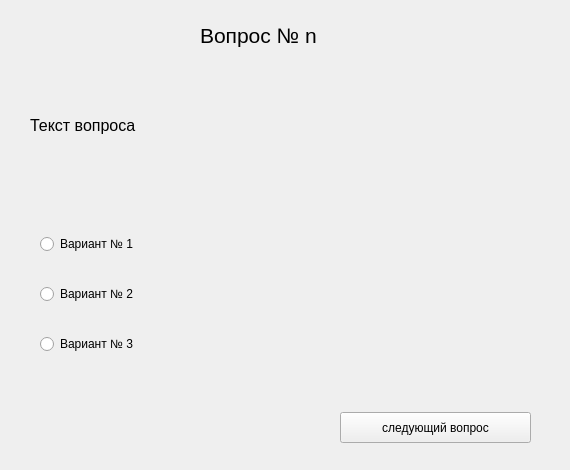
<?xml version="1.0" encoding="UTF-8"?>
<ui version="4.0">
 <class>Form</class>
 <widget class="QWidget" name="Form">
  <property name="geometry">
   <rect>
    <x>0</x>
    <y>0</y>
    <width>570</width>
    <height>470</height>
   </rect>
  </property>
  <property name="windowTitle">
   <string>Form</string>
  </property>
  <widget class="QLabel" name="label">
   <property name="geometry">
    <rect>
     <x>200</x>
     <y>10</y>
     <width>191</width>
     <height>51</height>
    </rect>
   </property>
   <property name="text">
    <string>&lt;html&gt;&lt;head/&gt;&lt;body&gt;&lt;p&gt;&lt;span style=&quot; font-size:16pt;&quot;&gt;Вопрос № n&lt;/span&gt;&lt;/p&gt;&lt;/body&gt;&lt;/html&gt;</string>
   </property>
  </widget>
  <widget class="QLabel" name="label_2">
   <property name="geometry">
    <rect>
     <x>30</x>
     <y>80</y>
     <width>511</width>
     <height>91</height>
    </rect>
   </property>
   <property name="text">
    <string>&lt;html&gt;&lt;head/&gt;&lt;body&gt;&lt;p&gt;&lt;span style=&quot; font-size:12pt;&quot;&gt;Текст вопроса&lt;/span&gt;&lt;/p&gt;&lt;/body&gt;&lt;/html&gt;</string>
   </property>
  </widget>
  <widget class="QWidget" name="verticalLayoutWidget">
   <property name="geometry">
    <rect>
     <x>40</x>
     <y>210</y>
     <width>501</width>
     <height>171</height>
    </rect>
   </property>
   <layout class="QVBoxLayout" name="verticalLayout">
    <item>
     <widget class="QRadioButton" name="radioButton">
      <property name="text">
       <string>Вариант № 1</string>
      </property>
     </widget>
    </item>
    <item>
     <widget class="QRadioButton" name="radioButton_2">
      <property name="text">
       <string>Вариант № 2</string>
      </property>
     </widget>
    </item>
    <item>
     <widget class="QRadioButton" name="radioButton_3">
      <property name="text">
       <string>Вариант № 3</string>
      </property>
     </widget>
    </item>
   </layout>
  </widget>
  <widget class="QPushButton" name="pushButton">
   <property name="geometry">
    <rect>
     <x>340</x>
     <y>412</y>
     <width>191</width>
     <height>31</height>
    </rect>
   </property>
   <property name="text">
    <string>следующий вопрос</string>
   </property>
  </widget>
 </widget>
 <resources/>
 <connections/>
</ui>
